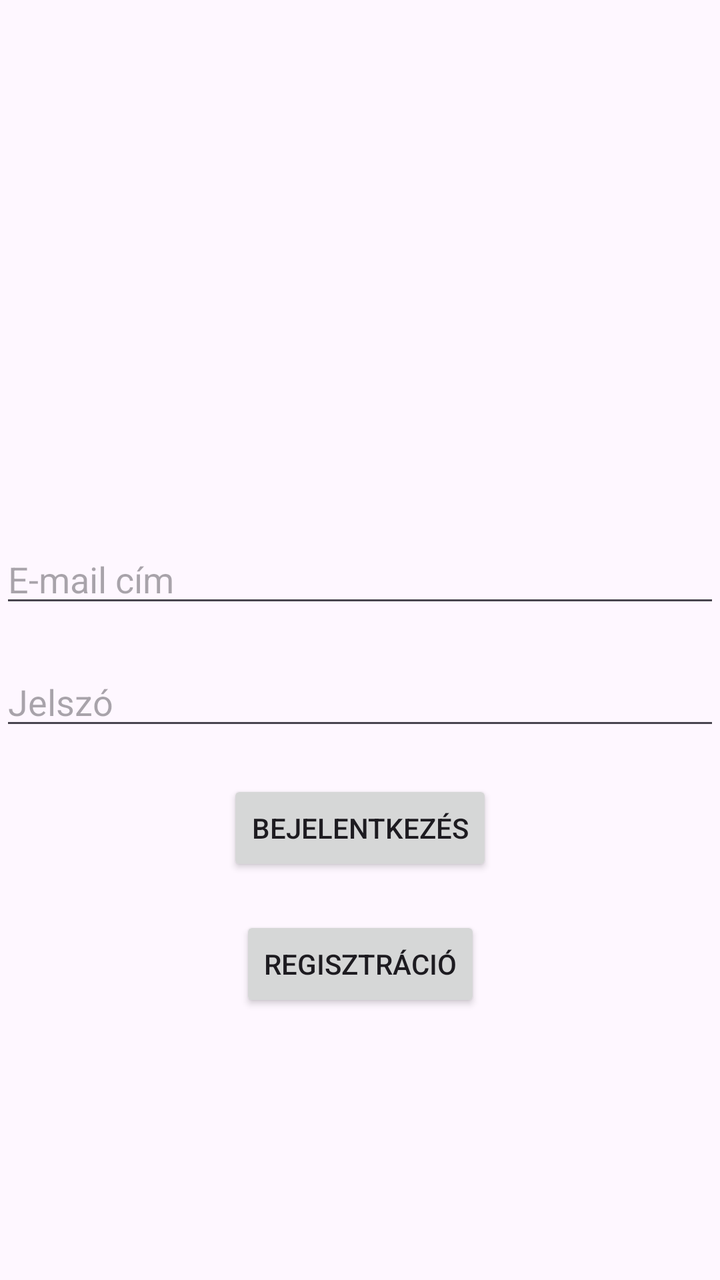
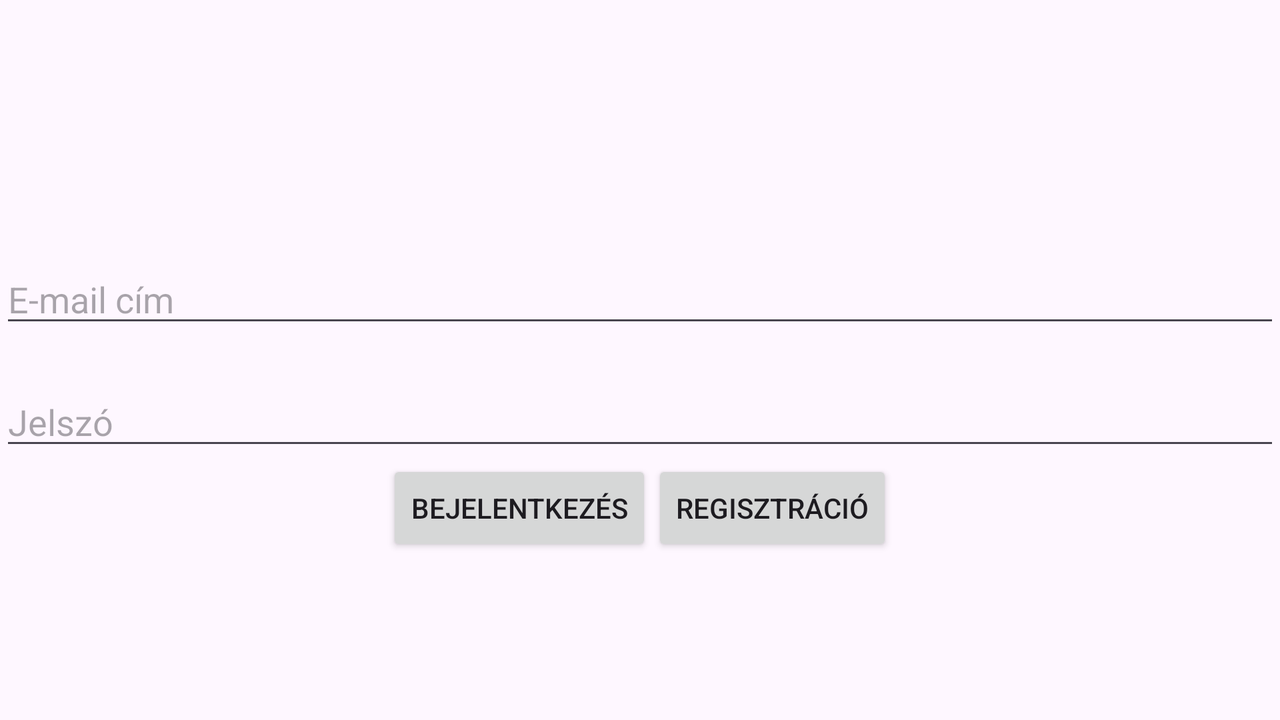

One screen, two layout resources from the same app: the default and the author's alternative for another configuration. Each is rendered where Android would select it; the XML of both is given below.
<!-- AndroidManifest.xml: application theme Theme.WebNest -->
<!-- res/layout/activity_login.xml -->
<?xml version="1.0" encoding="utf-8"?>
<androidx.constraintlayout.widget.ConstraintLayout
    xmlns:android="http://schemas.android.com/apk/res/android"
    xmlns:app="http://schemas.android.com/apk/res-auto"
    xmlns:tools="http://schemas.android.com/tools"
    android:layout_width="match_parent"
    android:layout_height="match_parent"
    tools:context=".LoginActivity">

    <EditText
        android:id="@+id/editTextEmail"
        android:layout_width="match_parent"
        android:layout_height="wrap_content"
        android:layout_marginBottom="64dp"
        android:hint="@string/email_address"
        android:inputType="textEmailAddress"
        app:layout_constraintBottom_toBottomOf="parent"
        app:layout_constraintEnd_toEndOf="parent"
        app:layout_constraintStart_toStartOf="parent"
        app:layout_constraintTop_toTopOf="parent" />

    <EditText
        android:id="@+id/editTextPassword"
        android:layout_width="match_parent"
        android:layout_height="wrap_content"
        android:hint="@string/password"
        android:inputType="textPassword"
        app:layout_constraintTop_toBottomOf="@id/editTextEmail"
        app:layout_constraintStart_toStartOf="parent"
        app:layout_constraintEnd_toEndOf="parent"
        android:layout_marginTop="20dp" />

    <Button
        android:id="@+id/loginButton"
        android:layout_width="wrap_content"
        android:layout_height="wrap_content"
        android:text="@string/login"
        android:onClick="login"
        app:layout_constraintTop_toBottomOf="@id/editTextPassword"
        app:layout_constraintStart_toStartOf="parent"
        app:layout_constraintEnd_toEndOf="parent"
        android:layout_marginTop="20dp" />

    <Button
        android:id="@+id/registerButton"
        android:layout_width="wrap_content"
        android:layout_height="wrap_content"
        android:text="@string/registration"
        android:onClick="register"
        app:layout_constraintTop_toBottomOf="@id/loginButton"
        app:layout_constraintStart_toStartOf="parent"
        app:layout_constraintEnd_toEndOf="parent"
        android:layout_marginTop="20dp" />
</androidx.constraintlayout.widget.ConstraintLayout>
<!-- resources referenced by this layout -->
<resources>
  <string name="email_address">E-mail cím</string>
  <string name="login">Bejelentkezés</string>
  <string name="password">Jelszó</string>
  <string name="registration">Regisztráció</string>
  <style name="Theme.WebNest" parent="Base.Theme.WebNest" />
  <style name="Base.Theme.WebNest" parent="Theme.Material3.DayNight.NoActionBar">
          
          
      </style>
</resources>
<!-- res/layout-land/activity_login.xml (the author's variant of the layout above) -->
<!-- drawn on the phone turned sideways -->
<?xml version="1.0" encoding="utf-8"?>
<androidx.constraintlayout.widget.ConstraintLayout
    xmlns:android="http://schemas.android.com/apk/res/android"
    xmlns:app="http://schemas.android.com/apk/res-auto"
    xmlns:tools="http://schemas.android.com/tools"
    android:layout_width="match_parent"
    android:layout_height="match_parent"
    tools:context=".LoginActivity">

    <EditText
        android:id="@+id/editTextEmail"
        android:layout_width="match_parent"
        android:layout_height="wrap_content"
        android:layout_marginBottom="64dp"
        android:hint="@string/email_address"
        android:inputType="textEmailAddress"
        app:layout_constraintBottom_toBottomOf="parent"
        app:layout_constraintEnd_toEndOf="parent"
        app:layout_constraintStart_toStartOf="parent"
        app:layout_constraintTop_toTopOf="parent" />

    <EditText
        android:id="@+id/editTextPassword"
        android:layout_width="match_parent"
        android:layout_height="wrap_content"
        android:hint="@string/password"
        android:inputType="textPassword"
        app:layout_constraintTop_toBottomOf="@id/editTextEmail"
        app:layout_constraintStart_toStartOf="parent"
        app:layout_constraintEnd_toEndOf="parent"
        android:layout_marginTop="20dp" />

    <LinearLayout
        android:layout_width="match_parent"
        android:layout_height="wrap_content"
        android:gravity="center"
        android:orientation="horizontal"
        app:layout_constraintTop_toBottomOf="@+id/editTextPassword">

        <Button
            android:id="@+id/loginButton"
            android:layout_width="wrap_content"
            android:layout_height="wrap_content"
            android:onClick="login"
            android:text="@string/login" />

        <Button
            android:id="@+id/registerButton"
            android:layout_width="wrap_content"
            android:layout_height="wrap_content"
            android:onClick="register"
            android:text="@string/registration" />
    </LinearLayout>

</androidx.constraintlayout.widget.ConstraintLayout>
